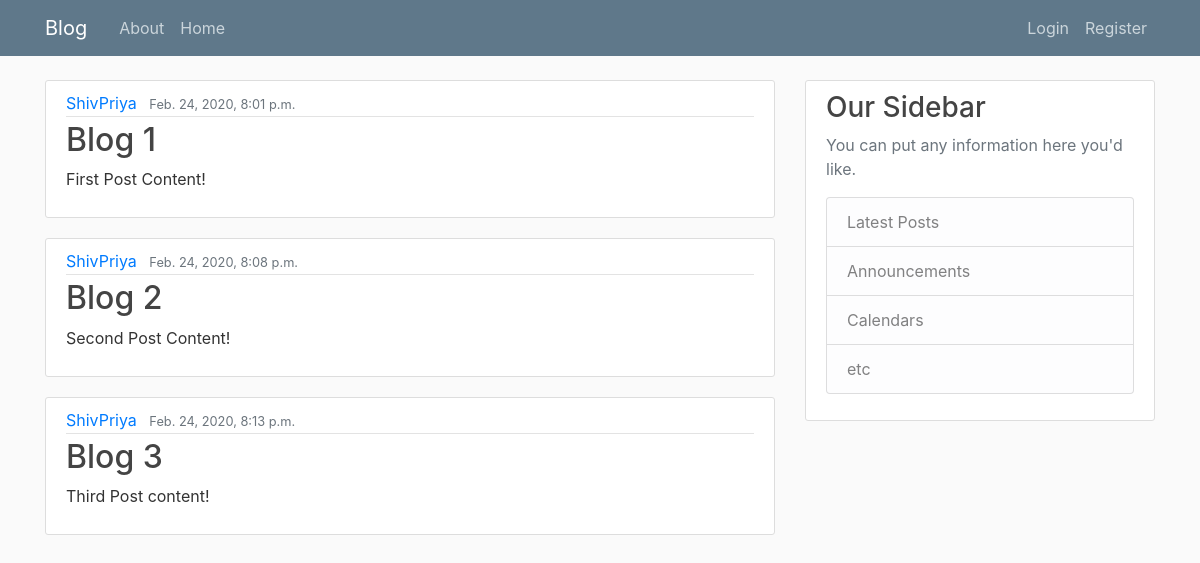
Page /Profile/Blog/ on the earlier database version.
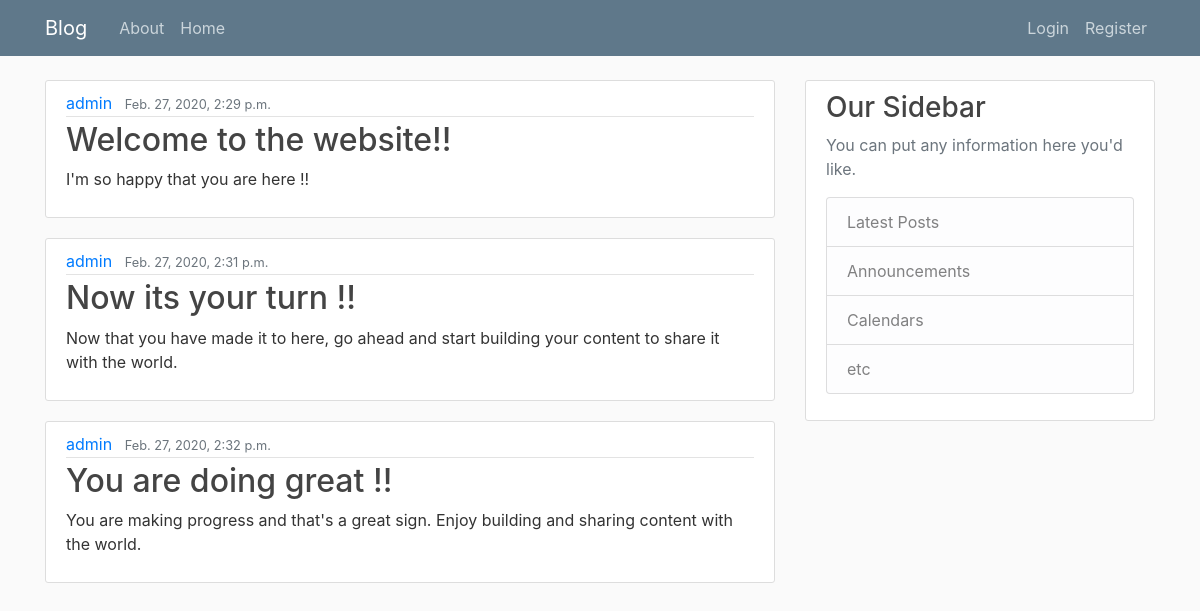
Same page on the later database version.
### Profile/models.py (models this page shows, shortened)
class Post(models.Model):
    title = models.CharField(max_length=100)
    content = models.TextField()
    date_posted = models.DateTimeField(default=timezone.now)
    author = models.ForeignKey(User, on_delete=models.CASCADE) #if a user is deleted from database, than their posts will also be deleted

### Profile/views.py (the view)
# urls.py: path("Blog/", views.blog, name="Profile-blog"),
def blog(request):
    context =  {
        'posts': Post.objects.all()
    }
    return render(request, 'Profile/blog.html',context)

### Profile/templates/Profile/blog.html
{% extends "Profile/base.html" %}
{% block content %}
    {% for post in posts %}
    <article class="media content-section">
        <div class="media-body">
          <div class="article-metadata">
            <a class="mr-2" href="#">{{ post.author }}</a>
            <small class="text-muted">{{ post.date_posted }}</small>
          </div>
          <h2><a class="article-title" href="#">{{ post.title }}</a></h2>
          <p class="article-content">{{ post.content }}</p>
        </div>
      </article>
        {% endfor %}
{% endblock content %}

### Profile/templates/Profile/base.html (shortened to what this page needs)
{% load static %}
<!DOCTYPE html>
<html>
<head>
    <link rel="stylesheet" href="https://stackpath.bootstrapcdn.com/bootstrap/4.4.1/css/bootstrap.min.css">
    <link rel="stylesheet" type="text/css" href="{% static 'Profile/main.css' %}">
</head>
<body>
    <header class="site-header">
        <nav class="navbar navbar-expand-md navbar-dark bg-steel fixed-top">
          <div class="container">
            <a class="navbar-brand mr-4" href="{% url 'Profile-blog' %}">Blog</a>
            <div class="collapse navbar-collapse" id="navbarToggle">
              <div class="navbar-nav mr-auto">
                <a class="nav-item nav-link" href="{% url 'Profile-about' %}">About</a>
                <a class="nav-item nav-link" href="{% url 'Profile-home' %}">Home</a>
              </div>
              <div class="navbar-nav">
                <a class="nav-item nav-link" href="#">Login</a>
                <a class="nav-item nav-link" href="#">Register</a>
              </div>
            </div>
          </div>
        </nav>
      </header>
      <main role="main" class="container">
        <div class="row">
          <div class="col-md-8">
            {% block content %}{% endblock %}
          </div>
          <div class="col-md-4">
            <div class="content-section">
              <h3>Our Sidebar</h3>
              <p class='text-muted'>You can put any information here you'd like.
                <ul class="list-group">
                  <li class="list-group-item list-group-item-light">Latest Posts</li>
                  <li class="list-group-item list-group-item-light">Announcements</li>
                  <li class="list-group-item list-group-item-light">Calendars</li>
                  <li class="list-group-item list-group-item-light">etc</li>
                </ul>
              </p>
            </div>
          </div>
        </div>
      </main>
</body>
</html>

### Profile/static/Profile/main.css (style rules this page uses)
body { background: #fafafa; color: #333333; margin-top: 5rem; }
h1, h2, h3, h4, h5, h6 { color: #444444; }
ul { margin: 0; }
.bg-steel { background-color: #5f788a; }
.site-header .navbar-nav .nav-link { color: #cbd5db; }
.content-section { background: #ffffff; padding: 10px 20px; border: 1px solid #dddddd; border-radius: 3px; margin-bottom: 20px; }
.article-title { color: #444444; }
.article-content { white-space: pre-line; }
.article-metadata { padding-bottom: 1px; margin-bottom: 4px; border-bottom: 1px solid #e3e3e3 }

Differences in the rows shown:
removed Post: author "ShivPriya", date_posted "Feb. 24, 2020, 8:01 p.m.", title "Blog 1", content "First Post Content!"
removed Post: author "ShivPriya", date_posted "Feb. 24, 2020, 8:08 p.m.", title "Blog 2", content "Second Post Content!"
removed Post: author "ShivPriya", date_posted "Feb. 24, 2020, 8:13 p.m.", title "Blog 3", content "Third Post content!"
added Post: author "admin", date_posted "Feb. 27, 2020, 2:29 p.m.", title "Welcome to the website!!", content "I'm so happy that you are here !!"
added Post: author "admin", date_posted "Feb. 27, 2020, 2:31 p.m.", title "Now its your turn !!", content "Now that you have made it to here, go ahead and start building your content to share it with the world."
added Post: author "admin", date_posted "Feb. 27, 2020, 2:32 p.m.", title "You are doing great !!", content "You are making progress and that's a great sign. Enjoy building and sharing content with the world."
